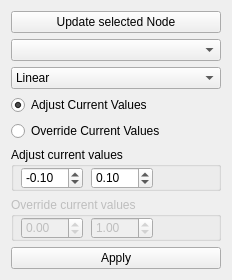
<?xml version="1.0" encoding="UTF-8"?>
<ui version="4.0">
 <class>Form</class>
 <widget class="QWidget" name="Form">
  <property name="enabled">
   <bool>true</bool>
  </property>
  <property name="geometry">
   <rect>
    <x>0</x>
    <y>0</y>
    <width>232</width>
    <height>280</height>
   </rect>
  </property>
  <property name="sizePolicy">
   <sizepolicy hsizetype="Preferred" vsizetype="Preferred">
    <horstretch>0</horstretch>
    <verstretch>0</verstretch>
   </sizepolicy>
  </property>
  <property name="minimumSize">
   <size>
    <width>0</width>
    <height>0</height>
   </size>
  </property>
  <property name="maximumSize">
   <size>
    <width>300</width>
    <height>500</height>
   </size>
  </property>
  <property name="windowTitle">
   <string>Random Ramp</string>
  </property>
  <property name="windowOpacity">
   <double>1.000000000000000</double>
  </property>
  <property name="locale">
   <locale language="English" country="UnitedStates"/>
  </property>
  <layout class="QVBoxLayout" name="verticalLayout">
   <item>
    <widget class="QPushButton" name="update_btn">
     <property name="text">
      <string>Update selected Node</string>
     </property>
    </widget>
   </item>
   <item>
    <widget class="QComboBox" name="parm_combo"/>
   </item>
   <item>
    <widget class="QComboBox" name="comboBox">
     <item>
      <property name="text">
       <string>Linear</string>
      </property>
     </item>
     <item>
      <property name="text">
       <string>Constant</string>
      </property>
     </item>
     <item>
      <property name="text">
       <string>CatmullRom</string>
      </property>
     </item>
     <item>
      <property name="text">
       <string>MonotoneCubic</string>
      </property>
     </item>
     <item>
      <property name="text">
       <string>Bezier</string>
      </property>
     </item>
     <item>
      <property name="text">
       <string>BSpline</string>
      </property>
     </item>
     <item>
      <property name="text">
       <string>Hermite</string>
      </property>
     </item>
    </widget>
   </item>
   <item>
    <widget class="QRadioButton" name="radioButton_2">
     <property name="text">
      <string>Adjust Current Values</string>
     </property>
     <property name="checked">
      <bool>true</bool>
     </property>
    </widget>
   </item>
   <item>
    <widget class="QRadioButton" name="radioButton">
     <property name="text">
      <string>Override Current Values</string>
     </property>
    </widget>
   </item>
   <item>
    <widget class="QGroupBox" name="adjust_box">
     <property name="maximumSize">
      <size>
       <width>16777215</width>
       <height>70</height>
      </size>
     </property>
     <property name="title">
      <string>Adjust current values</string>
     </property>
     <widget class="QCheckBox" name="adj_clamp_cb">
      <property name="geometry">
       <rect>
        <x>10</x>
        <y>50</y>
        <width>151</width>
        <height>17</height>
       </rect>
      </property>
      <property name="text">
       <string>Clamp Value from 0 - 1</string>
      </property>
     </widget>
     <widget class="QDoubleSpinBox" name="adj_fitlower_text">
      <property name="enabled">
       <bool>true</bool>
      </property>
      <property name="geometry">
       <rect>
        <x>10</x>
        <y>20</y>
        <width>62</width>
        <height>22</height>
       </rect>
      </property>
      <property name="frame">
       <bool>true</bool>
      </property>
      <property name="buttonSymbols">
       <enum>QAbstractSpinBox::UpDownArrows</enum>
      </property>
      <property name="minimum">
       <double>-99.989999999999995</double>
      </property>
      <property name="value">
       <double>-0.100000000000000</double>
      </property>
     </widget>
     <widget class="QDoubleSpinBox" name="adj_fitupper_text">
      <property name="geometry">
       <rect>
        <x>80</x>
        <y>20</y>
        <width>62</width>
        <height>22</height>
       </rect>
      </property>
      <property name="cursor">
       <cursorShape>ArrowCursor</cursorShape>
      </property>
      <property name="buttonSymbols">
       <enum>QAbstractSpinBox::UpDownArrows</enum>
      </property>
      <property name="minimum">
       <double>-99.989999999999995</double>
      </property>
      <property name="value">
       <double>0.100000000000000</double>
      </property>
     </widget>
    </widget>
   </item>
   <item>
    <widget class="QGroupBox" name="override_box">
     <property name="enabled">
      <bool>false</bool>
     </property>
     <property name="maximumSize">
      <size>
       <width>16777215</width>
       <height>50</height>
      </size>
     </property>
     <property name="title">
      <string>Override current values</string>
     </property>
     <widget class="QDoubleSpinBox" name="over_fitupper_text">
      <property name="geometry">
       <rect>
        <x>80</x>
        <y>20</y>
        <width>62</width>
        <height>22</height>
       </rect>
      </property>
      <property name="cursor">
       <cursorShape>ArrowCursor</cursorShape>
      </property>
      <property name="buttonSymbols">
       <enum>QAbstractSpinBox::UpDownArrows</enum>
      </property>
      <property name="minimum">
       <double>-99.989999999999995</double>
      </property>
      <property name="value">
       <double>1.000000000000000</double>
      </property>
     </widget>
     <widget class="QDoubleSpinBox" name="over_fitlower_text">
      <property name="geometry">
       <rect>
        <x>10</x>
        <y>20</y>
        <width>62</width>
        <height>22</height>
       </rect>
      </property>
      <property name="cursor">
       <cursorShape>ArrowCursor</cursorShape>
      </property>
      <property name="buttonSymbols">
       <enum>QAbstractSpinBox::UpDownArrows</enum>
      </property>
      <property name="minimum">
       <double>-99.989999999999995</double>
      </property>
      <property name="value">
       <double>0.000000000000000</double>
      </property>
     </widget>
    </widget>
   </item>
   <item>
    <widget class="QPushButton" name="apply_btn">
     <property name="text">
      <string>Apply</string>
     </property>
    </widget>
   </item>
  </layout>
 </widget>
 <tabstops>
  <tabstop>parm_combo</tabstop>
 </tabstops>
 <resources/>
 <connections>
  <connection>
   <sender>radioButton_2</sender>
   <signal>toggled(bool)</signal>
   <receiver>adjust_box</receiver>
   <slot>setEnabled(bool)</slot>
   <hints>
    <hint type="sourcelabel">
     <x>98</x>
     <y>75</y>
    </hint>
    <hint type="destinationlabel">
     <x>88</x>
     <y>120</y>
    </hint>
   </hints>
  </connection>
  <connection>
   <sender>radioButton</sender>
   <signal>toggled(bool)</signal>
   <receiver>override_box</receiver>
   <slot>setEnabled(bool)</slot>
   <hints>
    <hint type="sourcelabel">
     <x>25</x>
     <y>99</y>
    </hint>
    <hint type="destinationlabel">
     <x>33</x>
     <y>190</y>
    </hint>
   </hints>
  </connection>
 </connections>
</ui>
